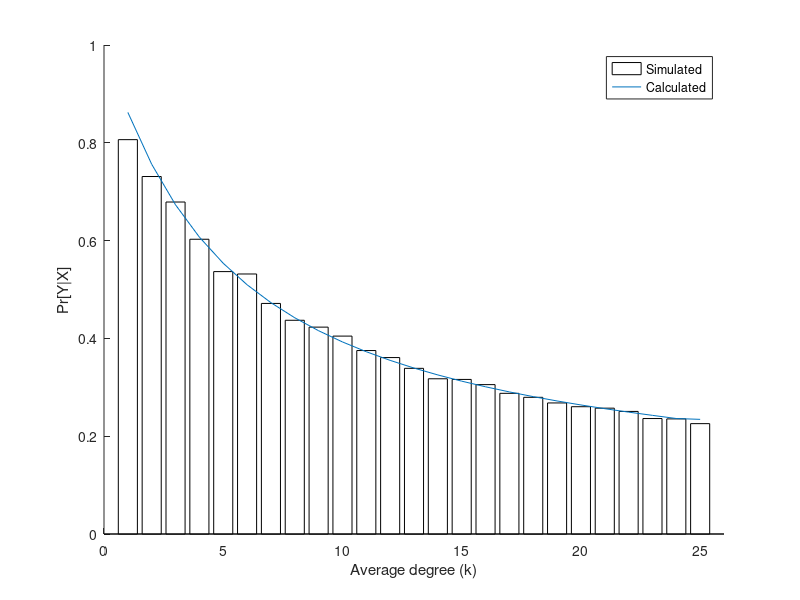

Write the MATLAB code that produced this figure.
% k = sym('x');
% theta = sym('theta');
% 
% % works:
% %f = int(theta*k, theta, 0, 1); 
% 
% % doesn't work, but why?:
% f = int((1-(theta-sin(theta))/pi)^k*sin(theta), theta, 0, 2*pi/3);
% 
% %ezplot(f);
% display(subs(f,k,2));

calced = [
0.862168,
0.75613 ,
0.673142,
0.607086,
0.553643,
0.509726,
0.473108,
0.44216 ,
0.41568 ,
0.392767,
0.372737,
0.355069,
0.339355,
0.325277,
0.31258 ,
0.301063,
0.290558,
0.280932,
0.272072,
0.263885,
0.256292,
0.249233,
0.242636,
0.236162,
0.23446];

simued = [
0.806432,
0.731057,
0.678904,
0.602773,
0.536605,
0.531735,
0.471511,
0.437079,
0.423060,
0.404712,
0.375163,
0.360803,
0.338783,
0.317426,
0.316113,
0.305489,
0.287687,
0.279520,
0.268009,
0.260305
0.257343,
0.250676,
0.236115,
0.235383,
0.225686];

clf;
hold all;
bar(1:1:25, simued, 'w');
plot(1:1:25, calced);
xlim([0,26]);
xlabel('Average degree (k)');
ylabel('Pr[Y|X]');
legend('Simulated', 'Calculated');

